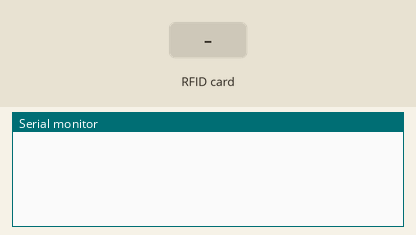
A sketch run on a simulated Arduino Uno, built with avr-gcc and run on an emulated ATmega328P. Shown: the last lines printed to the serial monitor. Inputs (shaded band) come from the test bench.

Above: at 1.2 s.
1.3 s: RFID card B5 E7 15 77 held to the reader
At 2.3 s:
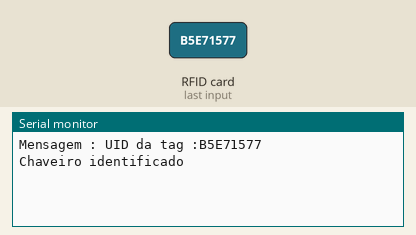
2.8 s: RFID card B9 D9 75 DA held to the reader
At 3.6 s:
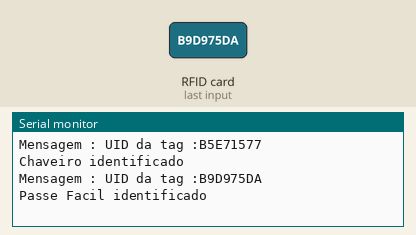
4.3 s: RFID card 5E 7A 19 C4 held to the reader
At 4.8 s:
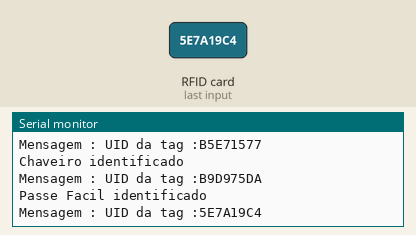

Measured:
- after the input at 1.3 s, the serial monitor: prints a new line at once (image 1)
- after the input at 2.8 s, the serial monitor: prints a new line at once (image 2)
- after the input at 4.3 s, the serial monitor: prints a new line at once (image 3)

The sketch:

rfid_code.ino
```cpp
#include <SPI.h>
#include <MFRC522.h>

// --- Mapeamento de Hardware ---
#define SS_PIN 10
#define RST_PIN 9
MFRC522 mfrc522(SS_PIN, RST_PIN);   // Cria instância com MFRC522

// --- Configurações Iniciais ---
void setup() {
  Serial.begin(9600);   // Inicia comunicação Serial em 9600 baud rate
  SPI.begin();          // Inicia comunicação SPI bus
  mfrc522.PCD_Init();   // Inicia MFRC522

  //Serial.println("Aproxime o seu cartao do leitor");
  //Serial.println();
} //end setup


void loop() {
  // Verifica novos cartões
  if (mfrc522.PICC_IsNewCardPresent()) {
    // Verifica a leitura dos cartões
    if (mfrc522.PICC_ReadCardSerial()) {
      // Mostra UID na serial
      String id= "";
      for (byte i = 0; i < mfrc522.uid.size; i++) {
         id += String(mfrc522.uid.uidByte[i], HEX);
      }

      id.toUpperCase();
      Serial.print("Mensagem : ");
      Serial.println("UID da tag :"+id);

      // Registro dos identificadores
      if (id == "B5E71577") {
        Serial.println("Chaveiro identificado\n");
        delay(1000);
      }

      if (id == "52A8A63") {
        Serial.println("Cartao identificado\n");
        delay(1000);
      }

      if(id == "B9D975DA"){
          Serial.println("Passe Facil identificado\n");
          delay(1000);
      }
    }
  }
}
```
